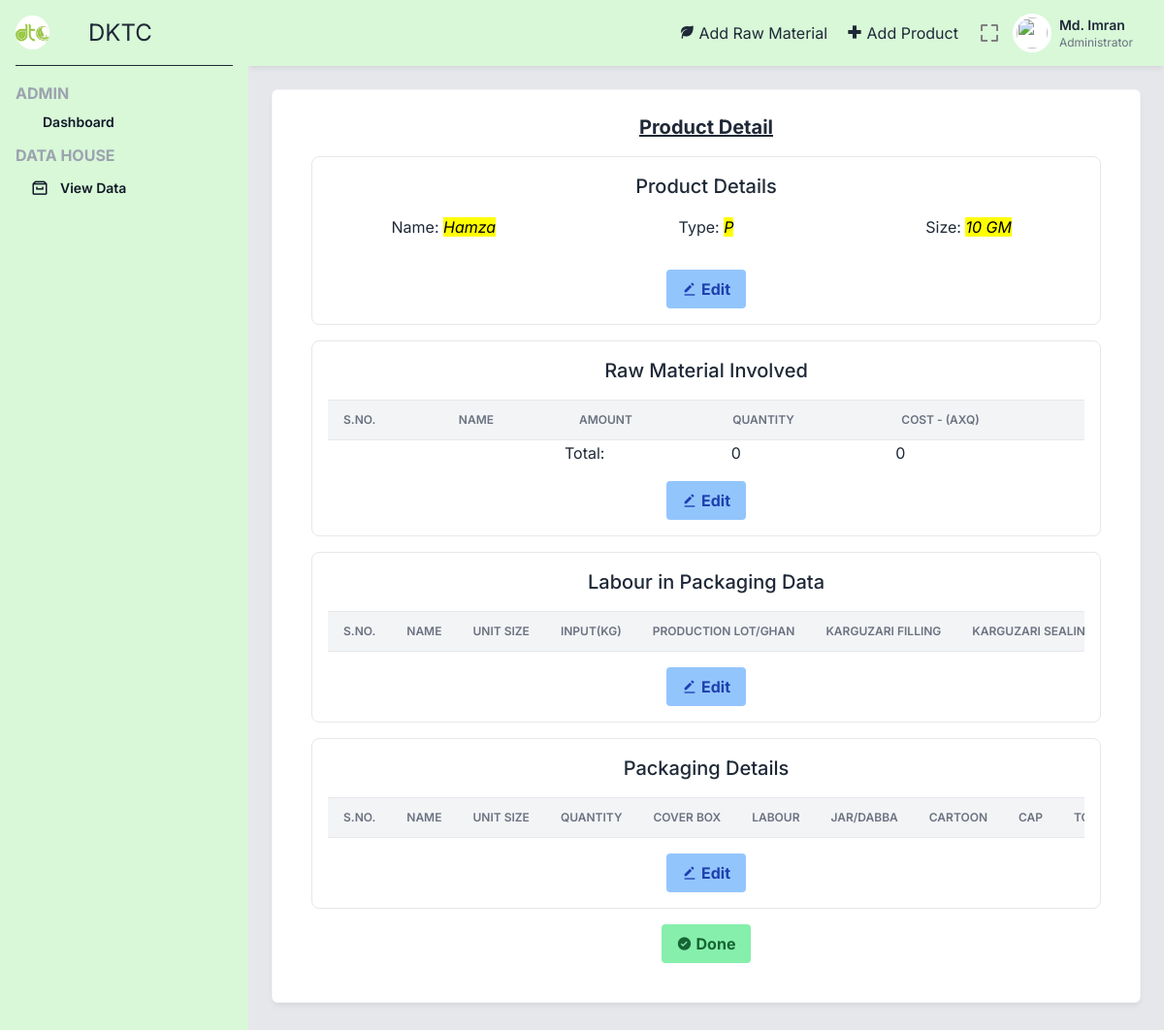
The page /viewProd.php?id=35 (signed in) on the database its author committed.
### tables this page shows
CREATE TABLE `product` (
  `_id` int(5) NOT NULL,
  `name` varchar(100) NOT NULL,
  `type` varchar(2) NOT NULL,
  `sizes` varchar(10) NOT NULL
);

### viewProd.php (the view, shortened to what this page needs)
<?php
include 'includes/_topbar.php';
?>
<div class="p-6">
    <div class="grid grid-cols-1 lg:grid-cols-3 gap-6 mb-6">
        <div class="bg-white border border-gray-100 shadow-md shadow-black/5 p-6 rounded-md lg:col-span-3">
                <div class="font-medium text-center">
                    <h2 class="text-xl">
                       <u> <b> Product Detail </b> </u>
                    </h2>
                </div>
            <div>
            <?php
$prodId = $_GET['id'];
$sqlProdFind = "SELECT * FROM product where _id = $prodId";
$runSqlProdFind = mysqli_query($conn, $sqlProdFind);
while ($row = mysqli_fetch_assoc($runSqlProdFind)) {
    $type = $row['type'];
    $prodName = $row['name'];
    $size = $row['sizes'];
}
?>
<div class="border rounded-lg m-4">
    <div class="font-medium text-center mt-4 ">
        <h2 class="text-xl">
            Product Details
        </h2>
    </div>
    <div class="flex justify-around">
        <div class="w-1/3 p-4 text-center">
            Name: <mark><i><?= $prodName ?></i></mark>
        </div>
        <div class="w-1/3 p-4 text-center">
            Type: <mark><i><?= $type ?></i></mark>
        </div>
        <div class="w-1/3 p-4 text-center">
            Size: <mark><i><?= $size ?></i></mark>
        </div>
    </div>
    <div class="font-medium text-center m-4 ">
        <a href='editProd.php?id=<?= $prodId ?>'>
            <button id="?" class='edit bg-blue-300 hover:bg-blue-400 text-blue-800 font-bold py-2 px-4 rounded inline-flex items-center'>
                <i class='bx bxs-edit-alt'></i>
                <span class='ml-1'>Edit</span>
            </button>
        </a>
    </div>
</div>
<div class="border rounded-lg m-4">
    <div class="font-medium text-center mt-4 ">
        <h2 class="text-xl">
            Raw Material Involved
        </h2>
    </div>
    <div class="flex justify-around m-4">
        <table class="items-center w-full bg-transparent border-collapse">
            <thead>
                <tr>
                    <th class="px-4 bg-gray-100 dark:bg-gray-600 text-gray-500 dark:text-gray-100 align-middle border border-solid border-gray-200 dark:border-gray-500 py-3 text-xs uppercase border-l-0 border-r-0 whitespace-nowrap font-semibold text-left">S.No.</th>
                    <th class="px-4 bg-gray-100 dark:bg-gray-600 text-gray-500 dark:text-gray-100 align-middle border border-solid border-gray-200 dark:border-gray-500 py-3 text-xs uppercase border-l-0 border-r-0 whitespace-nowrap font-semibold text-left">Name</th>
                    <th class="px-4 bg-gray-100 dark:bg-gray-600 text-gray-500 dark:text-gray-100 align-middle border border-solid border-gray-200 dark:border-gray-500 py-3 text-xs uppercase border-l-0 border-r-0 whitespace-nowrap font-semibold text-left min-w-140-px">Amount</th>
                    <th class="px-4 bg-gray-100 dark:bg-gray-600 text-gray-500 dark:text-gray-100 align-middle border border-solid border-gray-200 dark:border-gray-500 py-3 text-xs uppercase border-l-0 border-r-0 whitespace-nowrap font-semibold text-left min-w-140-px">Quantity</th>
                    <th class="px-4 bg-gray-100 dark:bg-gray-600 text-gray-500 dark:text-gray-100 align-middle border border-solid border-gray-200 dark:border-gray-500 py-3 text-xs uppercase border-l-0 border-r-0 whitespace-nowrap font-semibold text-left min-w-140-px">Cost - (AxQ)</th>
                </tr>
            </thead>
            <tbody>
                <?php
                $totalRawMatUsed = 0;
                $totalCostOfRawMat = 0;
                ?>
            <tfoot>
                <tr>
                    <td></td>
                    <td></td>
                    <td>Total:</td>
                    <td>
                        &nbsp;&nbsp; <?= $totalRawMatUsed ?>
                    </td>
                    <td>
                        &nbsp; <?= $totalCostOfRawMat ?>
                    </td>
                </tr>
            </tfoot>
            </tbody>
        </table>
    </div>
    <div class="font-medium text-center m-4 ">
        <a href='editRawMatCost.php?pid=<?= $prodId ?>&rmid=<?= $rawMatID ?>&page=<?= $type ?>'>
            <button id="" class='edit bg-blue-300 hover:bg-blue-400 text-blue-800 font-bold py-2 px-4 rounded inline-flex items-center'>
                <i class='bx bxs-edit-alt'></i>
                <span class='ml-1'>Edit</span>
            </button>
        </a>
    </div>
</div>
<div class="border rounded-lg m-4">
    <div class="font-medium text-center mt-4 ">
        <h2 class="text-xl">
            Labour in Packaging Data
        </h2>
    </div>
    <div style="overflow:auto" class="m-4">
        <table class="items-center w-full bg-transparent border-collapse">
            <thead>
                <tr>
                    <th class="px-4 bg-gray-100 dark:bg-gray-600 text-gray-500 dark:text-gray-100 align-middle border border-solid border-gray-200 dark:border-gray-500 py-3 text-xs uppercase border-l-0 border-r-0 whitespace-nowrap font-semibold text-left">S.No.</th>
                    <th class="px-4 bg-gray-100 dark:bg-gray-600 text-gray-500 dark:text-gray-100 align-middle border border-solid border-gray-200 dark:border-gray-500 py-3 text-xs uppercase border-l-0 border-r-0 whitespace-nowrap font-semibold text-left">Name</th>
                    <th class="px-4 bg-gray-100 dark:bg-gray-600 text-gray-500 dark:text-gray-100 align-middle border border-solid border-gray-200 dark:border-gray-500 py-3 text-xs uppercase border-l-0 border-r-0 whitespace-nowrap font-semibold text-left min-w-140-px">Unit Size</th>
                    <th class="px-4 bg-gray-100 dark:bg-gray-600 text-gray-500 dark:text-gray-100 align-middle border border-solid border-gray-200 dark:border-gray-500 py-3 text-xs uppercase border-l-0 border-r-0 whitespace-nowrap font-semibold text-left min-w-140-px">Input(kg)</th>
                    <th class="px-4 bg-gray-100 dark:bg-gray-600 text-gray-500 dark:text-gray-100 align-middle border border-solid border-gray-200 dark:border-gray-500 py-3 text-xs uppercase border-l-0 border-r-0 whitespace-nowrap font-semibold text-left min-w-140-px">Production Lot/Ghan</th>
                    <th class="px-4 bg-gray-100 dark:bg-gray-600 text-gray-500 dark:text-gray-100 align-middle border border-solid border-gray-200 dark:border-gray-500 py-3 text-xs uppercase border-l-0 border-r-0 whitespace-nowrap font-semibold text-left min-w-140-px">Karguzari Filling</th>
                    <th class="px-4 bg-gray-100 dark:bg-gray-600 text-gray-500 dark:text-gray-100 align-middle border border-solid border-gray-200 dark:border-gray-500 py-3 text-xs uppercase border-l-0 border-r-0 whitespace-nowrap font-semibold text-left min-w-140-px">Karguzari Sealing</th>
                </tr>
            </thead>
                <?php
                global $idRM;
                ?>
        </table>
    </div>
    <div class="font-medium text-center m-4 ">
        <a href='editLabPack.php?id=<?=$idRM?>'>
            <button id="?" class='edit bg-blue-300 hover:bg-blue-400 text-blue-800 font-bold py-2 px-4 rounded inline-flex items-center'>
                <i class='bx bxs-edit-alt'></i>
                <span class='ml-1'>Edit</span>
            </button>
        </a>
    </div>
</div>
<div class="border rounded-lg m-4">
    <div class="font-medium text-center mt-4 ">
        <h2 class="text-xl">
            Packaging Details
        </h2>
    </div>
    <div style="overflow:auto" class="m-4">
                    <table class="items-center w-full bg-transparent border-collapse">
                        <thead>
                            <tr>
                                <th class="px-4 bg-gray-100 dark:bg-gray-600 text-gray-500 dark:text-gray-100 align-middle border border-solid border-gray-200 dark:border-gray-500 py-3 text-xs uppercase border-l-0 border-r-0 whitespace-nowrap font-semibold text-left">S.No.</th>
                                <th class="px-4 bg-gray-100 dark:bg-gray-600 text-gray-500 dark:text-gray-100 align-middle border border-solid border-gray-200 dark:border-gray-500 py-3 text-xs uppercase border-l-0 border-r-0 whitespace-nowrap font-semibold text-left">Name</th>
                                <th class="px-4 bg-gray-100 dark:bg-gray-600 text-gray-500 dark:text-gray-100 align-middle border border-solid border-gray-200 dark:border-gray-500 py-3 text-xs uppercase border-l-0 border-r-0 whitespace-nowrap font-semibold text-left min-w-140-px">Unit Size</th>
                                <th class="px-4 bg-gray-100 dark:bg-gray-600 text-gray-500 dark:text-gray-100 align-middle border border-solid border-gray-200 dark:border-gray-500 py-3 text-xs uppercase border-l-0 border-r-0 whitespace-nowrap font-semibold text-left min-w-140-px">Quantity</th>
                                <th class="px-4 bg-gray-100 dark:bg-gray-600 text-gray-500 dark:text-gray-100 align-middle border border-solid border-gray-200 dark:border-gray-500 py-3 text-xs uppercase border-l-0 border-r-0 whitespace-nowrap font-semibold text-left min-w-140-px">Cover Box</th>
                                <th class="px-4 bg-gray-100 dark:bg-gray-600 text-gray-500 dark:text-gray-100 align-middle border border-solid border-gray-200 dark:border-gray-500 py-3 text-xs uppercase border-l-0 border-r-0 whitespace-nowrap font-semibold text-left min-w-140-px">Labour</th>
                                <th class="px-4 bg-gray-100 dark:bg-gray-600 text-gray-500 dark:text-gray-100 align-middle border border-solid border-gray-200 dark:border-gray-500 py-3 text-xs uppercase border-l-0 border-r-0 whitespace-nowrap font-semibold text-left min-w-140-px">Jar/Dabba</th>
                                <th class="px-4 bg-gray-100 dark:bg-gray-600 text-gray-500 dark:text-gray-100 align-middle border border-solid border-gray-200 dark:border-gray-500 py-3 text-xs uppercase border-l-0 border-r-0 whitespace-nowrap font-semibold text-left min-w-140-px">Cartoon</th>
                                <th class="px-4 bg-gray-100 dark:bg-gray-600 text-gray-500 dark:text-gray-100 align-middle border border-solid border-gray-200 dark:border-gray-500 py-3 text-xs uppercase border-l-0 border-r-0 whitespace-nowrap font-semibold text-left min-w-140-px">Cap</th>
                                <th class="px-4 bg-gray-100 dark:bg-gray-600 text-gray-500 dark:text-gray-100 align-middle border border-solid border-gray-200 dark:border-gray-500 py-3 text-xs uppercase border-l-0 border-r-0 whitespace-nowrap font-semibold text-left min-w-140-px">Total Cost</th>
                            </tr>
                        </thead>
                    </table>
                </div>
    <div class="font-medium text-center m-4 ">
        <a href='editPack.php?id=<?=$idPack?>'>
            <button id="?" class='edit bg-blue-300 hover:bg-blue-400 text-blue-800 font-bold py-2 px-4 rounded inline-flex items-center'>
                <i class='bx bxs-edit-alt'></i>
                <span class='ml-1'>Edit</span>
            </button>
        </a>
    </div>
</div>
<div class="font-medium text-center m-4 ">
    <a href='completed.php'>
        <button id="?" class='edit bg-green-300 hover:bg-green-400 text-green-800 font-bold py-2 px-4 rounded inline-flex items-center'>
            <i class='bx bxs-check-circle'></i>
            <span class='ml-1'>Done</span>
        </button>
    </a>
</div>
            </div>
        </div>
    </div>
</div>
<?php include 'includes/_bottombar.php' ?>

### includes/_topbar.php (style rules this page uses)
html { line-height: 1.5; -webkit-text-size-adjust: 100%; -moz-tab-size: 4; -o-tab-size: 4; tab-size: 4; font-family: ui-sans-serif, system-ui, -apple-system, BlinkMacSystemFont, "Segoe UI", Roboto, "Helvetica Neue", Arial, "Noto Sans", sans-serif, "Apple Color Emoji", "Segoe UI Emoji", "Segoe UI Symbol", "Noto Color Emoji"; font-feature-settings: normal; font-variation-settings: normal; }
body { margin: 0; line-height: inherit; }
h1, h2, h3, h4, h5, h6 { font-size: inherit; font-weight: inherit; }
a { color: inherit; text-decoration: inherit; }
b, strong { font-weight: bolder; }
table { text-indent: 0; border-color: inherit; border-collapse: collapse; }
button, input, optgroup, select, textarea { font-family: inherit; font-feature-settings: inherit; font-variation-settings: inherit; font-size: 100%; font-weight: inherit; line-height: inherit; color: inherit; margin: 0; padding: 0; }
button, select { text-transform: none; }
button, [type='button'], [type='reset'], [type='submit'] { -webkit-appearance: button; background-color: transparent; background-image: none; }
blockquote, dl, dd, h1, h2, h3, h4, h5, h6, hr, figure, p, pre { margin: 0; }
button, [role="button"] { cursor: pointer; }
.mb-6 { margin-bottom: 1.5rem; }
.ml-1 { margin-left: 0.25rem; }
.mt-4 { margin-top: 1rem; }
.flex { display: flex; }
.grid { display: grid; }
.w-full { width: 100%; }
.grid-cols-1 { grid-template-columns: repeat(1, minmax(0, 1fr)); }
.items-center { align-items: center; }
.gap-6 { gap: 1.5rem; }
.rounded { border-radius: 0.25rem; }
.rounded-md { border-radius: 0.375rem; }
.border { border-width: 1px; }
.border-gray-100 { --tw-border-opacity: 1; border-color: rgb(243 244 246 / var(--tw-border-opacity)); }
.border-gray-200 { --tw-border-opacity: 1; border-color: rgb(229 231 235 / var(--tw-border-opacity)); }
.bg-gray-100 { --tw-bg-opacity: 1; background-color: rgb(243 244 246 / var(--tw-bg-opacity)); }
.bg-white { --tw-bg-opacity: 1; background-color: rgb(255 255 255 / var(--tw-bg-opacity)); }
.p-4 { padding: 1rem; }
.p-6 { padding: 1.5rem; }
.px-4 { padding-left: 1rem; padding-right: 1rem; }
.py-2 { padding-top: 0.5rem; padding-bottom: 0.5rem; }
.text-left { text-align: left; }
.align-middle { vertical-align: middle; }
.font-inter { font-family: 'Inter', sans-serif; }
.text-xl { font-size: 1.25rem; line-height: 1.75rem; }
.font-bold { font-weight: 700; }
.font-medium { font-weight: 500; }
.font-semibold { font-weight: 600; }
.uppercase { text-transform: uppercase; }
.text-gray-800 { --tw-text-opacity: 1; color: rgb(31 41 55 / var(--tw-text-opacity)); }
.shadow-md { --tw-shadow: 0 4px 6px -1px rgb(0 0 0 / 0.1), 0 2px 4px -2px rgb(0 0 0 / 0.1); --tw-shadow-colored: 0 4px 6px -1px var(--tw-shadow-color), 0 2px 4px -2px var(--tw-shadow-color); box-shadow: var(--tw-ring-offset-shadow, 0 0 #0000), var(--tw-ring-shadow, 0 0 #0000), var(--tw-shadow); }
.shadow-black\/5 { --tw-shadow-color: rgb(0 0 0 / 0.05); --tw-shadow: var(--tw-shadow-colored); }
@media (min-width: 1024px) { .lg\:grid-cols-3 { grid-template-columns: repeat(3, minmax(0, 1fr)); } }

### rows shown on the page
product: name "Hamza", type "P", sizes "10 GM"

### other values the page prints
$totalRawMatUsed "0"
$totalCostOfRawMat "0"
